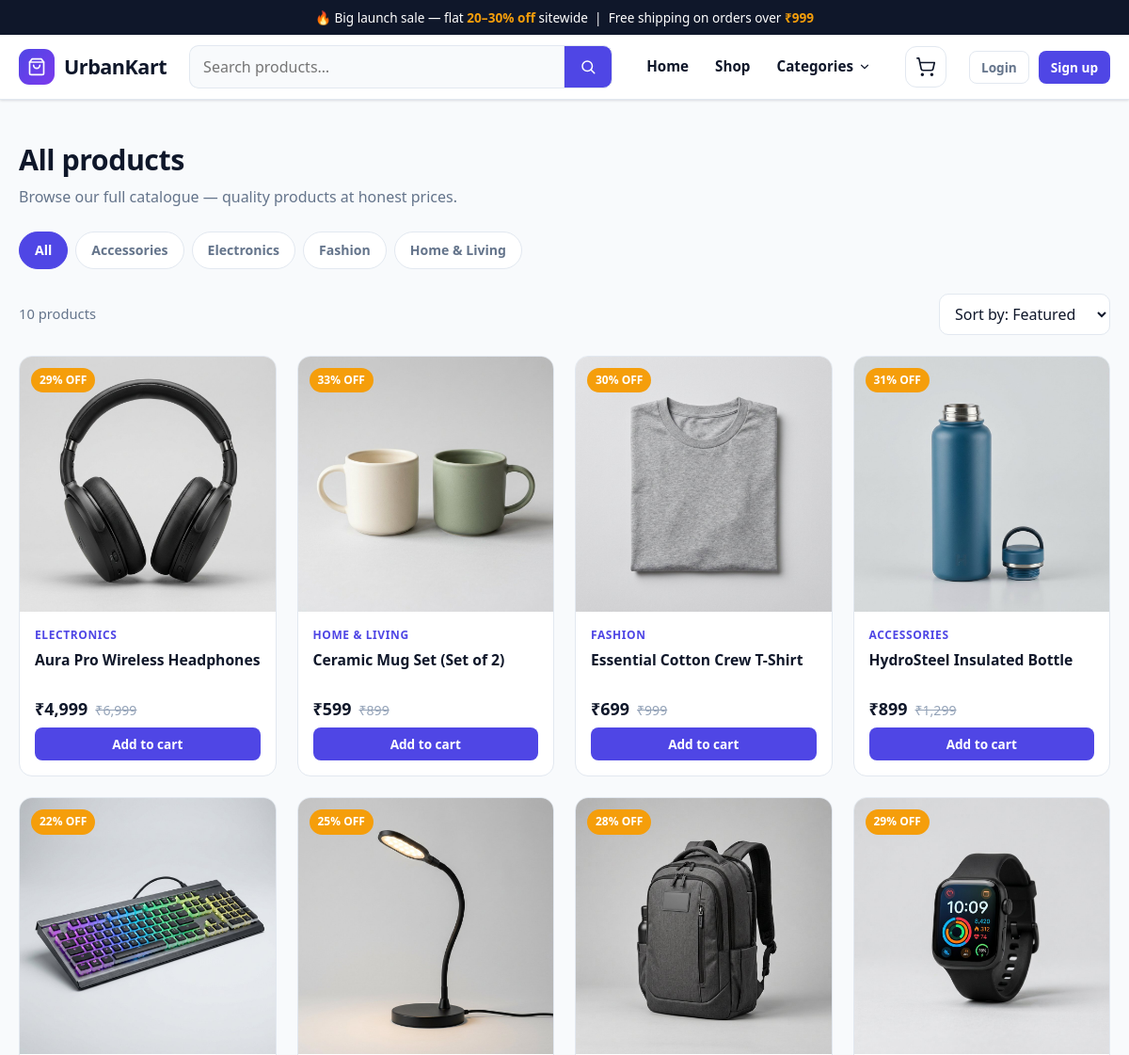
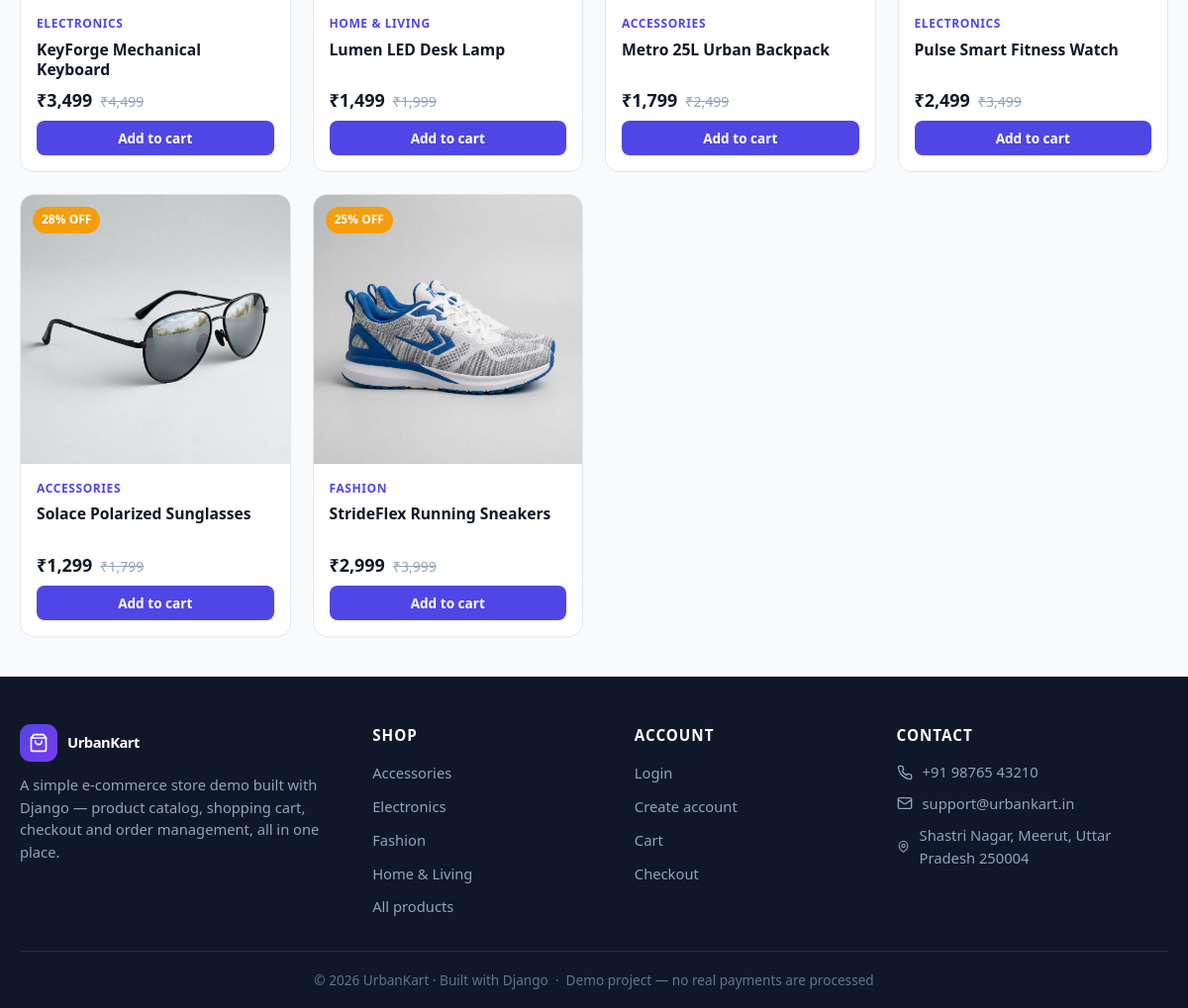
The app's page /shop/ with its own data (2 pictures, top to bottom).
### catalog/models.py (models this page shows, shortened)
class Category(models.Model):
    name = models.CharField(max_length=100, unique=True)
    slug = models.SlugField(max_length=120, unique=True)
    description = models.TextField(blank=True)
    class Meta:
        verbose_name_plural = "categories"
        ordering = ["name"]
    def get_absolute_url(self):
        return reverse("catalog:shop_by_category", args=[self.slug])

class Product(models.Model):
    category = models.ForeignKey(
        Category, on_delete=models.CASCADE, related_name="products"
    )
    name = models.CharField(max_length=200)
    slug = models.SlugField(max_length=220, unique=True)
    description = models.TextField(help_text="Full product description shown on the detail page.")
    price = models.DecimalField(max_digits=10, decimal_places=2)
    compare_at_price = models.DecimalField(
        max_digits=10,
        decimal_places=2,
        null=True,
        blank=True,
        help_text="Optional higher 'was' price to show a discount.",
    )
    image = models.CharField(
        max_length=255,
        blank=True,
        help_text="Path relative to /static/, e.g. img/products/headphones.jpg",
    )
    stock = models.PositiveIntegerField(default=10)
    featured = models.BooleanField(default=False, help_text="Show on the homepage.")
    is_active = models.BooleanField(default=True)
    created_at = models.DateTimeField(auto_now_add=True)
    updated_at = models.DateTimeField(auto_now=True)
    class Meta:
        ordering = ["name"]
    def get_absolute_url(self):
        return reverse("catalog:product_detail", args=[self.slug])
    @property
    def discount_percent(self):
        if self.compare_at_price and self.compare_at_price > self.price:
            return int(round((1 - self.price / self.compare_at_price) * 100))
        return 0
    @property
    def in_stock(self):
        return self.stock > 0

### catalog/views.py (the view)
# urls.py: path("shop/", views.shop, name="shop"),
def shop(request, category_slug=None):
    products = Product.objects.filter(is_active=True).select_related("category")
    category = None
    if category_slug:
        category = get_object_or_404(Category, slug=category_slug)
        products = products.filter(category=category)
    elif request.GET.get("category"):
        category_slug = request.GET.get("category")
        category = get_object_or_404(Category, slug=category_slug)
        products = products.filter(category=category)
    query = request.GET.get("q", "").strip()
    if query:
        products = products.filter(
            Q(name__icontains=query) | Q(description__icontains=query)
        )
    sort = request.GET.get("sort")
    sort_map = {
        "price_asc": "price",
        "price_desc": "-price",
        "newest": "-created_at",
        "name": "name",
    }
    if sort in sort_map:
        products = products.order_by(sort_map[sort])
    paginator = Paginator(products, 12)
    page_obj = paginator.get_page(request.GET.get("page"))
    context = {
        "page_obj": page_obj,
        "categories": Category.objects.all(),
        "active_category": category,
        "query": query,
        "active_sort": sort,
    }
    return render(request, "catalog/product_list.html", context)

### cart/cart.py (called while the page is built)
def get_cart(request):
    return request.session.setdefault(CART_SESSION_KEY, {})

def cart_lines(request):
    from catalog.models import Product
    cart = get_cart(request)
    product_ids = [int(pid) for pid in cart.keys()]
    products = Product.objects.filter(id__in=product_ids, is_active=True)
    product_map = {p.id: p for p in products}
    lines = []
    for pid in cart.keys():
        product = product_map.get(int(pid))
        if product is None:
            continue  # product deleted or deactivated — skip it
        lines.append((product, int(cart[pid])))
    return lines

def cart_count(request):
    return sum(int(q) for q in get_cart(request).values())

def cart_subtotal(request):
    from decimal import Decimal
    total = Decimal("0.00")
    for product, qty in cart_lines(request):
        total += product.price * qty
    return total

### cart/context_processors.py (called while the page is built)
def cart(request):
    if request.path.startswith("/admin/"):
        return {}
    return {
        "cart_count": cart_api.cart_count(request),
        "cart_subtotal": cart_api.cart_subtotal(request),
        "nav_categories": Category.objects.filter(products__is_active=True)
        .distinct()
        .order_by("name"),
    }

### catalog/templatetags/store_extras.py (called while the page is built)
def _indian_grouping(number):
    s = str(number)
    if len(s) <= 3:
        return s
    head, tail = s[:-3], s[-3:]
    groups = []
    while len(head) > 2:
        groups.insert(0, head[-2:])
        head = head[:-2]
    groups.insert(0, head)
    return ",".join(groups) + "," + tail

@register.filter
def inr(value):
    if value is None:
        value = 0
    try:
        num = float(value)
    except (TypeError, ValueError):
        return value
    if num == int(num):
        return "₹" + _indian_grouping(int(num))
    return "₹" + _indian_grouping(int(num)) + f".{int(round((num % 1) * 100)):02d}"

### templates/catalog/product_list.html (shortened to what this page needs)
{% extends "base.html" %}
{% load store_extras %}
{% block content %}
<div class="container">
  <h1 class="page-title">
    {% if active_category %}{{ active_category.name }}
    {% elif query %}Results for “{{ query }}”
    {% else %}All products{% endif %}
  </h1>
  <p class="page-sub">
    {% if active_category %}{{ active_category.description }}{% else %}Browse our full catalogue — quality products at honest prices.{% endif %}
  </p>
  <div class="chip-row">
    <a class="chip {% if not active_category and not query %}active{% endif %}" href="/shop/">All</a>
    {% for category in categories %}
    <a class="chip {% if active_category and active_category.slug == category.slug %}active{% endif %}"
       href="{{ category.get_absolute_url }}">{{ category.name }}</a>
    {% endfor %}
  </div>
  <div class="toolbar">
    <span class="count">{{ page_obj.paginator.count }} product{{ page_obj.paginator.count|pluralize }}</span>
    <select id="sort-select" class="sort-select" aria-label="Sort products">
      <option value="">Sort by: Featured</option>
    </select>
  </div>
  {% if page_obj.object_list %}
  <div class="product-grid">
    {% for product in page_obj %}
      {% include "includes/product_card.html" %}
    {% endfor %}
  </div>
  {% endif %}
</div>
{% endblock %}

### templates/includes/product_card.html (shortened to what this page needs)
{% load static store_extras %}
<article class="product-card">
  <a class="product-card-media" href="{{ product.get_absolute_url }}">
    {% if product.image %}<img src="{% static product.image %}" alt="{{ product.name }}" loading="lazy">{% endif %}
    {% if product.discount_percent %}<span class="discount-badge">{{ product.discount_percent }}% OFF</span>{% endif %}
  </a>
  <div class="product-card-body">
    <span class="product-card-cat">{{ product.category.name }}</span>
    <a class="product-card-name" href="{{ product.get_absolute_url }}">{{ product.name }}</a>
    <div class="product-card-price">
      <span class="price">{{ product.price|inr }}</span>
      {% if product.compare_at_price %}<span class="compare-price">{{ product.compare_at_price|inr }}</span>{% endif %}
    </div>
    {% if product.in_stock %}
    <form data-add-to-cart data-product-name="{{ product.name|escapejs }}" action="{% url 'cart:add' product.id %}" method="post">
      <button type="submit" class="btn btn-primary btn-block btn-sm">Add to cart</button>
    </form>
    {% else %}
    <button class="btn btn-ghost btn-block btn-sm" disabled>Out of stock</button>
    {% endif %}
  </div>
</article>

### templates/includes/footer.html (shortened to what this page needs)
<footer class="footer">
  <div class="container">
    <div class="footer-inner">
      <div>
        <a class="logo" href="/" style="color:#fff;">
          <span class="logo-mark">
            <svg width="20" height="20" viewBox="0 0 24 24" fill="none" stroke="currentColor" stroke-width="2" stroke-linecap="round" stroke-linejoin="round">
              <path d="M6 2 3 6v14a2 2 0 0 0 2 2h14a2 2 0 0 0 2-2V6l-3-4Z"/><path d="M3 6h18"/><path d="M16 10a4 4 0 0 1-8 0"/>
            </svg>
          </span>
          UrbanKart
        </a>
        <p class="brand-desc">
          A simple e-commerce store demo built with Django — product catalog,
          shopping cart, checkout and order management, all in one place.
        </p>
      </div>
      <div>
        <h4>Shop</h4>
        <ul>
          {% for category in nav_categories %}
          <li><a href="{{ category.get_absolute_url }}">{{ category.name }}</a></li>
          {% endfor %}
          <li><a href="/shop/">All products</a></li>
        </ul>
      </div>
      <div>
        <h4>Account</h4>
        <ul>
          {% if user.is_authenticated %}
          <li><a href="{% url 'orders:my_orders' %}">My Orders</a></li>
          <li><a href="{% url 'accounts:logout' %}">Logout</a></li>
          {% else %}
          <li><a href="{% url 'accounts:login' %}">Login</a></li>
          <li><a href="{% url 'accounts:register' %}">Create account</a></li>
          {% endif %}
          <li><a href="{% url 'cart:detail' %}">Cart</a></li>
          <li><a href="{% url 'orders:checkout' %}">Checkout</a></li>
        </ul>
      </div>
      <div>
        <h4>Contact</h4>
        <ul class="footer-contact">
          <li>
            +91 98765 43210
          </li>
          <li>
            <svg width="16" height="16" viewBox="0 0 24 24" fill="none" stroke="currentColor" stroke-width="2" stroke-linecap="round" stroke-linejoin="round"><rect width="20" height="16" x="2" y="4" rx="2"/><path d="m22 7-8.97 5.7a1.94 1.94 0 0 1-2.06 0L2 7"/></svg>
            support@urbankart.in
          </li>
          <li>
            <svg width="16" height="16" viewBox="0 0 24 24" fill="none" stroke="currentColor" stroke-width="2" stroke-linecap="round" stroke-linejoin="round"><path d="M20 10c0 6-8 12-8 12s-8-6-8-12a8 8 0 0 1 16 0Z"/><circle cx="12" cy="10" r="3"/></svg>
            Shastri Nagar, Meerut, Uttar Pradesh 250004
          </li>
        </ul>
      </div>
    </div>
    <div class="footer-bottom">
      © {% now "Y" %} UrbanKart · Built with Django &nbsp;·&nbsp; Demo project — no real payments are processed
    </div>
  </div>
</footer>

### records on screen
Category: name "Accessories"
Category: name "Electronics"
Category: name "Fashion"
Category: name "Home & Living"
Product: image (picture), discount_percent "29", category.name "ELECTRONICS", name "Aura Pro Wireless Headphones", price|inr "₹4,999", compare_at_price|inr "₹6,999"
Product: image (picture), discount_percent "33", category.name "HOME & LIVING", name "Ceramic Mug Set (Set of 2)", price|inr "₹599", compare_at_price|inr "₹899"
Product: image (picture), discount_percent "30", category.name "FASHION", name "Essential Cotton Crew T-Shirt", price|inr "₹699", compare_at_price|inr "₹999"
Product: image (picture), discount_percent "31", category.name "ACCESSORIES", name "HydroSteel Insulated Bottle", price|inr "₹899", compare_at_price|inr "₹1,299"
Product: image (picture), discount_percent "22", category.name "ELECTRONICS", name "KeyForge Mechanical Keyboard", price|inr "₹3,499", compare_at_price|inr "₹4,499"
Product: image (picture), discount_percent "25", category.name "HOME & LIVING", name "Lumen LED Desk Lamp", price|inr "₹1,499", compare_at_price|inr "₹1,999"
Product: image (picture), discount_percent "28", category.name "ACCESSORIES", name "Metro 25L Urban Backpack", price|inr "₹1,799", compare_at_price|inr "₹2,499"
Product: image (picture), discount_percent "29", category.name "ELECTRONICS", name "Pulse Smart Fitness Watch", price|inr "₹2,499", compare_at_price|inr "₹3,499"
Product: image (picture), discount_percent "28", category.name "ACCESSORIES", name "Solace Polarized Sunglasses", price|inr "₹1,299", compare_at_price|inr "₹1,799"
Product: image (picture), discount_percent "25", category.name "FASHION", name "StrideFlex Running Sneakers", price|inr "₹2,999", compare_at_price|inr "₹3,999"

### other values on screen
{{ page_obj.paginator.count }} "10"
